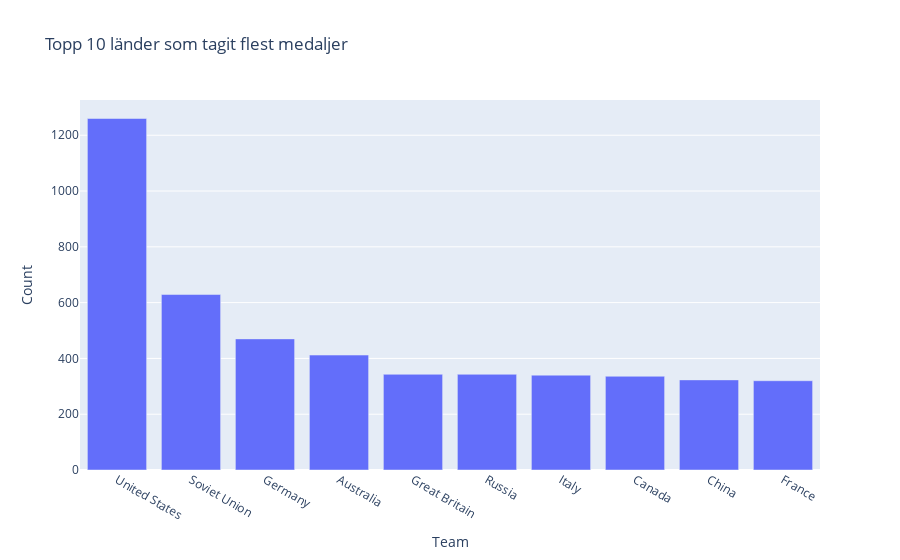

Notebook source saved alongside this figure:
### Code cell
# h)
gold_athlete = athlete_events[(athlete_events['Medal'] == "Silver")].dropna()
#gold_athlete = gold_athlete[['Team', 'Medal']].sort_values(by=['Team'])
gold_athlete = gold_athlete.groupby(['Team'])['Medal'].count().reset_index(
  name='Count').sort_values(['Count'], ascending=False)
gold_athlete = gold_athlete.head(10)

fig = px.bar(
    gold_athlete,
    x="Team",
    y="Count",
    title="Topp 10 länder som tagit flest medaljer",
)
fig.show()

### Figure 1 — Plotly figure (JSON) as saved in the notebook; plotly's stock layout.template omitted (floating-point values rounded to 4 significant figures)
{"data": [{"alignmentgroup": "True", "hovertemplate": "Team=%{x}<br>Count=%{y}<extra></extra>", "legendgroup": "", "marker": {"color": "#636efa", "pattern": {"shape": ""}}, "name": "", "offsetgroup": "", "orientation": "v", "showlegend": false, "textposition": "auto", "type": "bar", "x": ["United States", "Soviet Union", "Germany", "Australia", "Great Britain", "Russia", "Italy", "Canada", "China", "France"], "xaxis": "x", "y": [1260, 629, 470, 412, 343, 343, 340, 336, 323, 320], "yaxis": "y"}], "layout": {"barmode": "relative", "legend": {"tracegroupgap": 0}, "title": {"text": "Topp 10 länder som tagit flest medaljer"}, "xaxis": {"anchor": "y", "domain": [0, 1], "title": {"text": "Team"}}, "yaxis": {"anchor": "x", "domain": [0, 1], "title": {"text": "Count"}}}}
